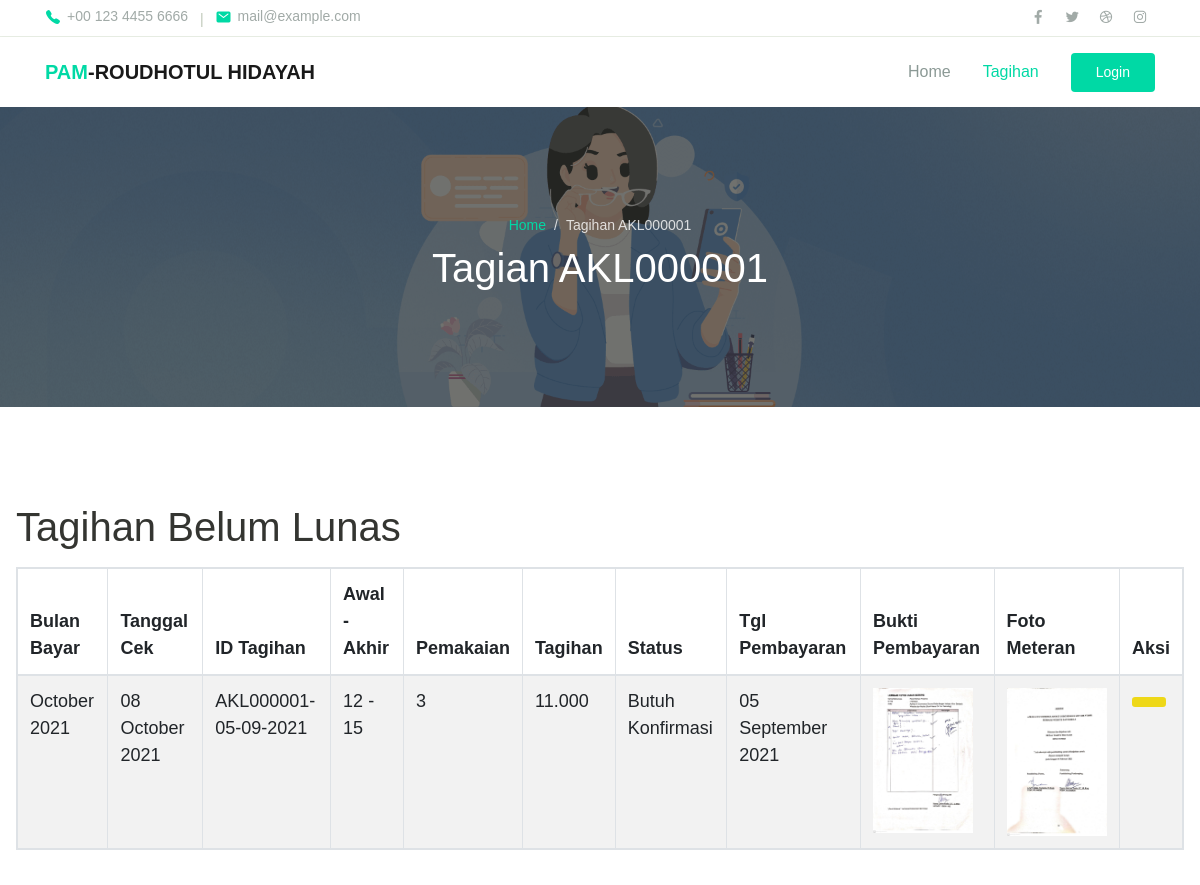
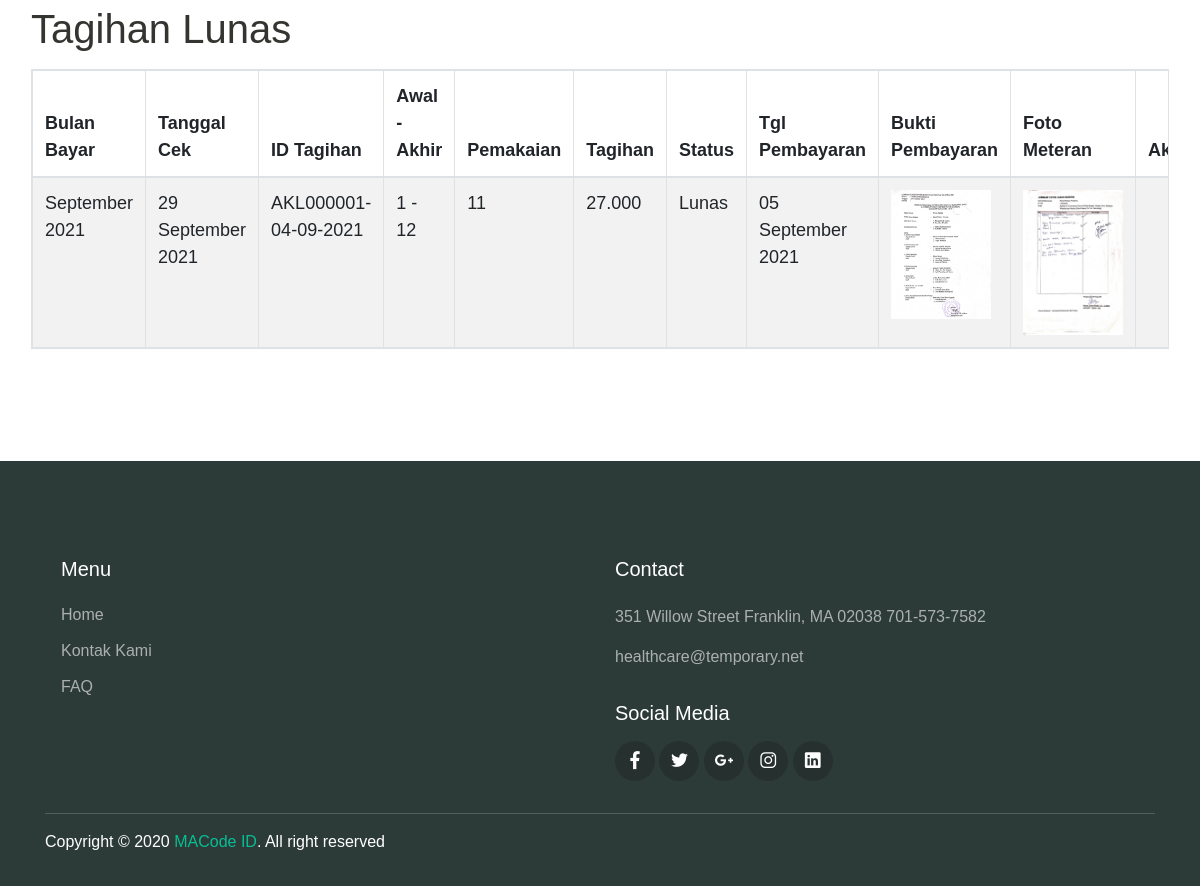
The app's page /pelanggan/scan_tagihan.php?id=AKL000001 with its own data (2 pictures, top to bottom).
### tables this page shows
CREATE TABLE `pelanggan` (
  `id` int(10) NOT NULL,
  `id_pelanggan` varchar(10) NOT NULL,
  `nama` char(40) NOT NULL,
  `dusun` int(4) NOT NULL,
  `rt` int(3) NOT NULL,
  `rw` int(3) NOT NULL,
  `no_rumah` int(4) NOT NULL,
  `no_hp` varchar(13) NOT NULL,
  `level` varchar(20) NOT NULL,
  `code` varchar(10) NOT NULL,
  `qrcode` varchar(500) NOT NULL
);

CREATE TABLE `tagihan` (
  `id` int(10) NOT NULL,
  `id_tagihan` varchar(21) NOT NULL,
  `id_pelanggan` varchar(10) NOT NULL,
  `nama` char(40) NOT NULL,
  `tgl_cek` date NOT NULL,
  `awal` int(3) NOT NULL,
  `akhir` int(3) NOT NULL,
  `pemakaian` int(5) NOT NULL,
  `tagihan` int(7) NOT NULL,
  `status` enum('butuh bayar','butuh konfirmasi','lunas') NOT NULL,
  `metode_bayar` enum('transfer','petugas') DEFAULT NULL,
  `tgl_bayar` timestamp NULL DEFAULT NULL,
  `petugas_verifikasi` varchar(50) DEFAULT NULL,
  `file` varchar(500) DEFAULT NULL,
  `foto_meteran` varchar(500) NOT NULL,
  `create_at` timestamp NOT NULL DEFAULT current_timestamp()
);

### pelanggan/scan_tagihan.php (the view, shortened to what this page needs)
<?php
    include '../config/koneksi.php';
    $id_pelanggan = $_GET['id'];
    $query_data_pelanggan = mysqli_query($koneksi, "SELECT * FROM pelanggan WHERE id_pelanggan='$id_pelanggan'");
    $data_pelanggan = mysqli_fetch_array($query_data_pelanggan);
    $id_pelanggan_tagihan = $data_pelanggan['id'];
    $query_tagihan = mysqli_query($koneksi, "SELECT * FROM tagihan WHERE id_pelanggan = '$id_pelanggan_tagihan' AND status!='lunas'");
    $query_tagihan_lunas = mysqli_query($koneksi, "SELECT * FROM tagihan WHERE id_pelanggan = '$id_pelanggan_tagihan' AND status='lunas'");
    include 'layout/header.php';
?>
  <div class="page-banner overlay-dark bg-image" style="background-image: url('../assets/img/gmb-4.png');">
    <div class="banner-section">
      <div class="container text-center wow fadeInUp">
        <nav aria-label="Breadcrumb">
          <ol class="breadcrumb breadcrumb-dark bg-transparent justify-content-center py-0 mb-2">
            <li class="breadcrumb-item"><a href="index.php">Home</a></li>
            <li class="breadcrumb-item active" aria-current="page">Tagihan <?php echo $data_pelanggan['id_pelanggan']; ?></li>
          </ol>
        </nav>
        <h1 class="font-weight-normal">Tagian <?php echo $data_pelanggan['id_pelanggan']; ?> </h1>
      </div>
    </div>
  </div>
  <div class="page-section">
    <div class="container-fluid p-3">
      <div class="row justify-content-center">
        <div class="col-12 wow fadeInUp">
          <h1 class="mb-3">Tagihan Belum Lunas</h1>
          <div class="text-lg">
            <table id="data_table" class="d-none d-md-block table table-striped table-bordered table-responsive" style="width:100%">
              <thead>
                  <tr>
                      <th>Bulan Bayar</th>
                      <th>Tanggal Cek</th>
                      <th>ID Tagihan</th>
                      <th>Awal - Akhir</th>
                      <th>Pemakaian</th>
                      <th>Tagihan</th>
                      <th>Status</th>
                      <th>Tgl Pembayaran</th>
                      <th>Bukti Pembayaran</th>
                      <th>Foto Meteran</th>
                      <th>Aksi</th>
                  </tr>
              </thead>
              <tbody>
                  <?php
                  foreach ($query_tagihan as $a) {
                  ?>
                  <tr>
                      <td><?php echo date('F Y', strtotime($a['tgl_cek'])); ?></td>
                      <td><?php echo date('d F Y', strtotime($a['tgl_cek'])); ?></td>
                      <td><?php echo $a['id_tagihan']; ?></td>
                      <td><?php echo $a['awal'].' - '.$a['akhir']; ?></td>
                      <td><?php echo $a['pemakaian']; ?></td>
                      <td><?php echo number_format($a['tagihan'],0,',','.'); ?></td>
                      <td class="text-capitalize"><?php echo $a['status']; ?></td>
                      <td><?php echo date('d F Y', strtotime($a['tgl_bayar'])); ?></td>
                      <td>
                        <?php if($a['file'] != null)
                        {
                        ?>
                        <a class="example-image-link" href="../assets/img/pembayaran/<?php echo $a['file']; ?>" data-lightbox="example-set"><img class="example-image" style="width: 100px" src="../assets/img/pembayaran/<?php echo $a['file']; ?>" alt=""/></a>
                        <?php
                        }
                        ?>
                      </td>
                      <td>
                        <a class="example-image-link" href="../assets/img/meteran/<?php echo $a['foto_meteran']; ?>" data-lightbox="example-set"><img class="example-image" style="width: 100px" src="../assets/img/meteran/<?php echo $a['foto_meteran']; ?>" alt=""/></a>
                      </td>
                      <td>
                        <?php
                        if($a['status'] == 'butuh konfirmasi') {
                        ?>
                        <a  href="tagihan_edit.php?id=<?php echo $a['id']; ?>" class="btn btn-sm pt-1 pb-1 pl-3 pr-3 btn-warning"><span class="iconify" data-icon="akar-icons:edit"></span></a>
                        <?php
                        }
                        ?>
                      </td>
                  </tr>
                  <?php
                  }
                  ?>
                </tbody>
              </table>
            </div>
          </div>
        </div>
        <div class="col-12 mt-4 wow fadeInUp">
          <h1 class="mb-3">Tagihan Lunas</h1>
          <div class="text-lg">
            <table id="data_table" class="d-none d-md-block table table-striped table-bordered table-responsive" style="width:100%">
              <thead>
                  <tr>
                      <th>Bulan Bayar</th>
                      <th>Tanggal Cek</th>
                      <th>ID Tagihan</th>
                      <th>Awal - Akhir</th>
                      <th>Pemakaian</th>
                      <th>Tagihan</th>
                      <th>Status</th>
                      <th>Tgl Pembayaran</th>
                      <th>Bukti Pembayaran</th>
                      <th>Foto Meteran</th>
                      <th>Aksi</th>
                  </tr>
              </thead>
              <tbody>
                  <?php
                  foreach ($query_tagihan_lunas as $c) {
                  ?>
                  <tr>
                      <td><?php echo date('F Y', strtotime($c['tgl_cek'])); ?></td>
                      <td><?php echo date('d F Y', strtotime($c['tgl_cek'])); ?></td>
                      <td><?php echo $c['id_tagihan']; ?></td>
                      <td><?php echo $c['awal'].' - '.$c['akhir']; ?></td>
                      <td><?php echo $c['pemakaian']; ?></td>
                      <td><?php echo number_format($c['tagihan'],0,',','.'); ?></td>
                      <td class="text-capitalize"><?php echo $c['status']; ?></td>
                      <td><?php echo date('d F Y', strtotime($c['tgl_bayar'])); ?></td>
                      <td>
                        <?php if($c['file'] != null)
                        {
                        ?>
                        <a class="example-image-link" href="../assets/img/pembayaran/<?php echo $c['file']; ?>" data-lightbox="example-set"><img class="example-image" style="width: 100px" src="../assets/img/pembayaran/<?php echo $c['file']; ?>" alt=""/></a>
                        <?php
                        }
                        ?>
                      </td>
                      <td>
                        <a class="example-image-link" href="../assets/img/meteran/<?php echo $c['foto_meteran']; ?>" data-lightbox="example-set"><img class="example-image" style="width: 100px" src="../assets/img/meteran/<?php echo $c['foto_meteran']; ?>" alt=""/></a>
                      </td>
                      <td>
                      </td>
                  </tr>
                  <?php
                  }
                  ?>
                </tbody>
              </table>
            </div>
          </div>
        </div>
      </div>
<?php
include_once('layout/footer.php');
?>

### assets/assets/css/theme.css (style rules this page uses)
:root { --primary: #00D9A5; --accent: #FF3D85; --secondary: #4E5AFE; --warning: #EED818; --info: #05B4E1; --danger: #FF4943; --success: #96C93D; --dark: #343531; --light: #F5F9F6; --cs: #596261; --grey: #6E807A; }
body { font-family: "Source Sans Pro", sans-serif; line-height: 1.5; color: #343531; }
a { color: #07be94; text-decoration: none; background-color: transparent; }
.text-lg { font-size: 18px !important; }
.btn-warning { color: #343531; background-color: #EED818; border-color: transparent; }
.btn { padding: 8px 24px; }
.breadcrumb { background-color: #f8f9fa; }
.breadcrumb-dark .breadcrumb-item a { color: #00D9A5; }
.breadcrumb-dark .breadcrumb-item + .breadcrumb-item::before { display: inline-block; padding-right: 0.5rem; color: rgba(255, 255, 255, 0.8); content: "/"; }
.breadcrumb-dark .breadcrumb-item.active { color: rgba(255, 255, 255, 0.8); }
.bg-image { position: relative; background-position: center center; background-size: cover; background-repeat: no-repeat; }
.bg-image > * { position: relative; z-index: 10; }
.page-section { position: relative; padding-top: 80px; padding-bottom: 80px; overflow: hidden; }
.page-banner { position: relative; height: 300px; z-index: 10; }
.page-hero.overlay-dark::before, .page-banner.overlay-dark::before { content: ""; position: absolute; top: 0; left: 0; width: 100%; height: 100%; background: rgba(52, 53, 49, 0.7); z-index: 1; }
.page-banner .breadcrumb-item, .page-banner .breadcrumb-item a { font-size: 14px; }
.hero-section, .banner-section { position: relative; display: -ms-flexbox; display: flex; -ms-flex-align: center; align-items: center; -ms-flex-pack: center; justify-content: center; height: 100%; color: #ffffff; z-index: 10; }

### records on screen
pelanggan: id_pelanggan "AKL000001"
tagihan: tgl_cek "October 2021", tgl_cek "08 October 2021", id_tagihan "AKL000001-05-09-2021", awal "12", akhir "15", pemakaian "3", tagihan "11.000", status "Butuh Konfirmasi", tgl_bayar "05 September 2021", file (picture), foto_meteran (picture)
tagihan: tgl_cek "September 2021", tgl_cek "29 September 2021", id_tagihan "AKL000001-04-09-2021", awal "1", akhir "12", pemakaian "11", tagihan "27.000", status "Lunas", tgl_bayar "05 September 2021", file (picture), foto_meteran (picture)
